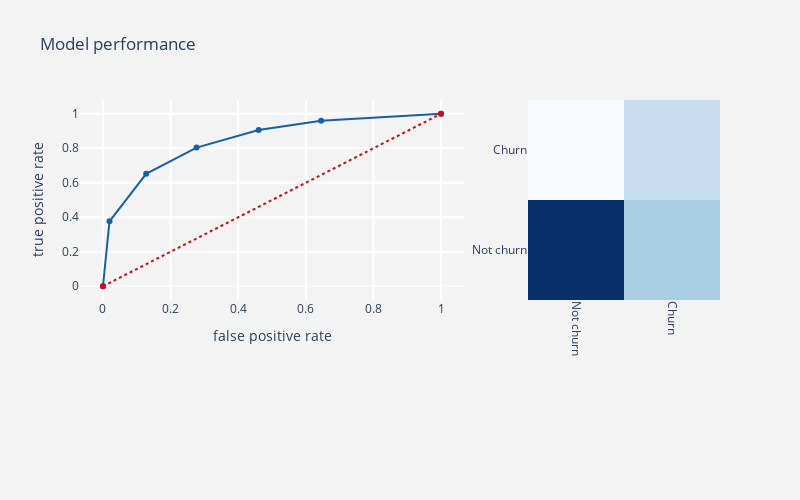

The code cell stored with this chart in its notebook:
### Code cell
telecom_churn_prediction_alg(knn,os_smote_X, test_X, os_smote_Y, test_Y, threshold_plot=True)

### Figure 1 — Plotly figure (JSON) as saved in the notebook; plotly's stock layout.template omitted (floating-point values rounded to 4 significant figures)
{"data": [{"line": {"color": "rgb(22, 96, 167)", "width": 2}, "name": "Roc : 0.7634946155059341", "type": "scatter", "x": [0, 0.01938, 0.1278, 0.2769, 0.4604, 0.6453, 1], "y": [0, 0.3766, 0.6516, 0.8039, 0.9056, 0.9596, 1]}, {"line": {"color": "rgb(205, 12, 24)", "dash": "dot", "width": 2}, "type": "scatter", "x": [0, 1], "y": [0, 1]}, {"colorscale": [[0, "rgb(247,251,255)"], [0.125, "rgb(222,235,247)"], [0.25, "rgb(198,219,239)"], [0.375, "rgb(158,202,225)"], [0.5, "rgb(107,174,214)"], [0.625, "rgb(66,146,198)"], [0.75, "rgb(33,113,181)"], [0.875, "rgb(8,81,156)"], [1, "rgb(8,48,107)"]], "name": "matrix", "showscale": false, "type": "heatmap", "x": ["Not churn", "Churn"], "xaxis": "x2", "y": ["Not churn", "Churn"], "yaxis": "y2", "z": [[5745, 2200], [403, 1652]]}], "layout": {"autosize": false, "height": 500, "margin": {"b": 200}, "paper_bgcolor": "rgb(243,243,243)", "plot_bgcolor": "rgb(243,243,243)", "showlegend": false, "title": {"text": "Model performance"}, "width": 800, "xaxis": {"domain": [0, 0.6], "gridcolor": "rgb(255, 255, 255)", "gridwidth": 2, "ticklen": 5, "title": {"text": "false positive rate"}}, "xaxis2": {"domain": [0.7, 1], "gridcolor": "rgb(255, 255, 255)", "tickangle": 90}, "yaxis": {"gridcolor": "rgb(255, 255, 255)", "gridwidth": 2, "ticklen": 5, "title": {"text": "true positive rate"}, "zerolinewidth": 1}, "yaxis2": {"anchor": "x2", "gridcolor": "rgb(255, 255, 255)"}}}
